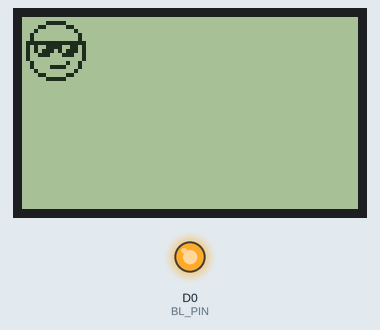
Simulated run of this sketch. Board: ESP8266 (Wemos D1 mini). Shown: 84×48 one-colour display, output pins drawn as LEDs (lit = HIGH). What the sketch prints to the serial monitor is not drawn.

Above: at 2.2 s.
At 6.8 s:
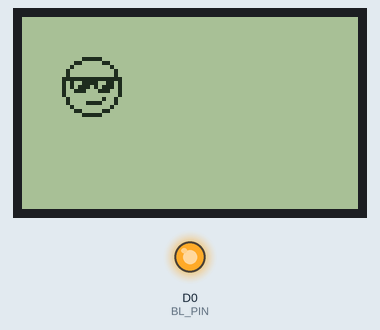
At 11.4 s:
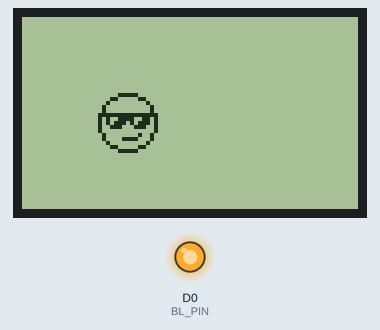
At 20.6 s:
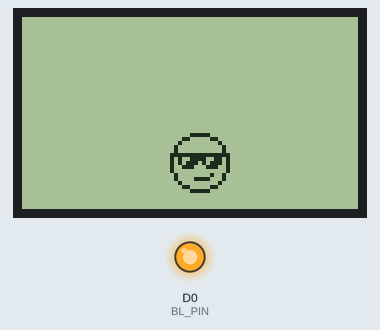
At 29.8 s:
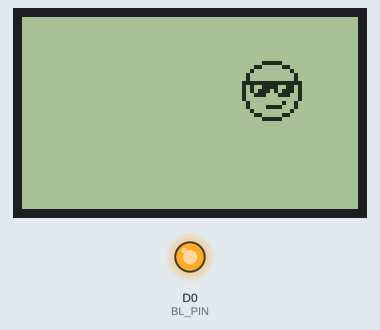
At 39.1 s:
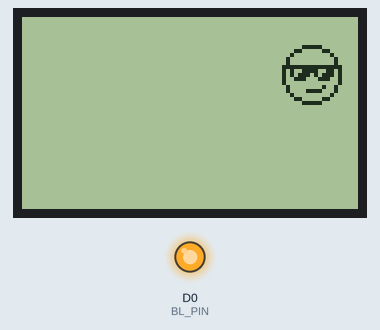

The sketch:

screen-saver.ino
```cpp
/* Screen Saver
 * Move a bitmap around, bounce it off walls like an old screensaver
 *
 * Connections:
 * WeMos D1 Mini   Nokia 5110    Description
 * (ESP8266)       PCD8544 LCD
 *
 * D2 (GPIO4)      0 RST         Output from ESP to reset display
 * D1 (GPIO5)      1 CE          Output from ESP to chip select/enable display
 * D6 (GPIO12)     2 DC          Output from display data/command to ESP
 * D7 (GPIO13)     3 Din         Output from ESP SPI MOSI to display data input
 * D5 (GPIO14)     4 Clk         Output from ESP SPI clock
 * 3V3             5 Vcc         3.3V from ESP to display
 * D0 (GPIO16)     6 BL          3.3V to turn backlight on, or PWM
 * G               7 Gnd         Ground
 *
 * More info:
 * https://github.com/mcauser/WeMos-D1-mini-Nokia-5110-PCD8544
 *
 * Dependencies:
 * https://github.com/adafruit/Adafruit-GFX-Library
 * https://github.com/adafruit/Adafruit-PCD8544-Nokia-5110-LCD-library
 * - This pull request adds ESP8266 support:
 * - https://github.com/adafruit/Adafruit-PCD8544-Nokia-5110-LCD-library/pull/27
 */

#include <Arduino.h>

#include <SPI.h>
#include <Adafruit_GFX.h>
#include <Adafruit_PCD8544.h>

// Bitmaps
#include "cool-smiley-15x15.h"

// Pins
const int8_t RST_PIN = D2;
const int8_t CE_PIN = D1;
const int8_t DC_PIN = D6;
//const int8_t DIN_PIN = D7;  // Uncomment for Software SPI
//const int8_t CLK_PIN = D5;  // Uncomment for Software SPI
const int8_t BL_PIN = D0;

// 15x15 smiley
const int8_t ART_W = 15;
const int8_t ART_H = 15;

// Area the smiley can move in
const int8_t BOUNDS_W = 69;   // 84 - 15
const int8_t BOUNDS_H = 33;   // 48 - 15

// Direction smiley is moving
int8_t move_x = 1;
int8_t move_y = 1;

// Pause between displaying frames
int pause = 500;

// Start position
int8_t x = 1, y = 1;


// Software SPI with explicit CE pin.
// Adafruit_PCD8544 display = Adafruit_PCD8544(CLK_PIN, DIN_PIN, DC_PIN, CE_PIN, RST_PIN);

// Software SPI with CE tied to ground. Saves a pin but other pins can't be shared with other hardware.
// Adafruit_PCD8544(int8_t CLK_PIN, int8_t DIN_PIN, int8_t DC_PIN, int8_t RST_PIN);

// Hardware SPI based on hardware controlled SCK (SCLK) and MOSI (DIN) pins. CE is still controlled by any IO pin.
// NOTE: MISO and SS will be set as an input and output respectively, so be careful sharing those pins!
Adafruit_PCD8544 display = Adafruit_PCD8544(DC_PIN, CE_PIN, RST_PIN);

void setup() {
  Serial.begin(9600);
  Serial.println("\n\nWeMos D1 Mini + Nokia 5110 PCD8544 84x48 Monochrome LCD\nUsing Adafruit_PCD8544 and Adafruit_GFX libraries\n");

  // Turn LCD backlight on
  pinMode(BL_PIN, OUTPUT);
  digitalWrite(BL_PIN, HIGH);

  display.begin();
  display.setContrast(60);  // Adjust for your display
  Serial.println("Show Adafruit logo bitmap");

  // Show the Adafruit logo, which is preloaded into the buffer by their library
  // display.clearDisplay();
  delay(2000);

  display.clearDisplay();
  display.display();
}

void loop() {
  // Draw the bitmap
  display.clearDisplay();
  display.drawBitmap(x, y, Cool_Smiley_15x15, 15, 15, 1);
  display.display();
  delay(pause);

  // Move down right until hit bounds
  // Then flip increment to decrement to bounce off the wall
  x = x + move_x;
  y = y + move_y;
  if (x <= 0 || x >= BOUNDS_W) {
    move_x = -move_x;
  }
  if (y <= 0 || y >= BOUNDS_H) {
    move_y = -move_y;
  }
}
```

cool-smiley-15x15.h
```cpp
// See https://github.com/mcauser/WeMos-D1-mini-Nokia-5110-PCD8544/blob/master/bitmaps/cool-smiley-15x15.bmp
const uint8_t Cool_Smiley_15x15[] PROGMEM = {
  0x07, 0xc1,
  0x18, 0x31,
  0x20, 0x09,
  0x40, 0x05,
  0x40, 0x05,
  0xff, 0xff,
  0xa7, 0x9b,
  0xae, 0xbb,
  0x9c, 0x73,
  0x80, 0x03,
  0x40, 0x25,
  0x43, 0xc5,
  0x20, 0x09,
  0x18, 0x31,
  0x07, 0xc1
};
```

Measured:
- what the display in image 0 shows lasts 0.5 s, from 2.1 s to 2.6 s
